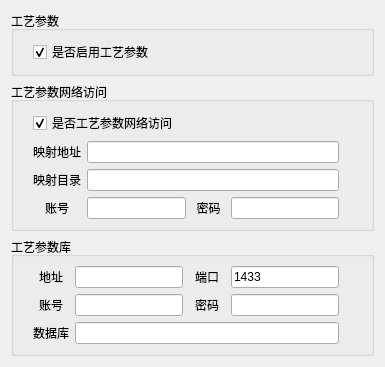
          <widget class="QWidget" name="tabStep_2">
           <attribute name="title">
            <string>Step2.工艺参数</string>
           </attribute>
           <layout class="QVBoxLayout" name="verticalLayout_10" stretch="1,4,3">
            <item>
             <widget class="QGroupBox" name="dep_group_5">
              <property name="title">
               <string>工艺参数</string>
              </property>
              <layout class="QHBoxLayout" name="horizontalLayout_20">
               <item>
                <layout class="QGridLayout" name="gridLayout_19" columnstretch="1,0,0">
                 <property name="leftMargin">
                  <number>10</number>
                 </property>
                 <property name="rightMargin">
                  <number>10</number>
                 </property>
                 <item row="0" column="0" colspan="2">
                  <widget class="QCheckBox" name="dep_input_24">
                   <property name="text">
                    <string>是否启用工艺参数</string>
                   </property>
                   <property name="checked">
                    <bool>true</bool>
                   </property>
                  </widget>
                 </item>
                 <item row="0" column="2">
                  <widget class="QLabel" name="help_15">
                   <property name="maximumSize">
                    <size>
                     <width>20</width>
                     <height>20</height>
                    </size>
                   </property>
                   <property name="text">
                    <string/>
                   </property>
                   <property name="pixmap">
                    <pixmap resource="resoure.qrc">:/icon/help.png</pixmap>
                   </property>
                   <property name="scaledContents">
                    <bool>true</bool>
                   </property>
                  </widget>
                 </item>
                </layout>
               </item>
              </layout>
             </widget>
            </item>
            <item>
             <widget class="QGroupBox" name="dep_group_6">
              <property name="title">
               <string>工艺参数网络访问</string>
              </property>
              <layout class="QHBoxLayout" name="horizontalLayout_21">
               <item>
                <layout class="QGridLayout" name="gridLayout_20" columnstretch="1,3,1,0,0">
                 <property name="leftMargin">
                  <number>10</number>
                 </property>
                 <property name="rightMargin">
                  <number>10</number>
                 </property>
                 <item row="3" column="2">
                  <widget class="QLabel" name="labelText_26">
                   <property name="text">
                    <string>密码</string>
                   </property>
                   <property name="alignment">
                    <set>Qt::AlignCenter</set>
                   </property>
                  </widget>
                 </item>
                 <item row="2" column="4">
                  <widget class="QLabel" name="help_18">
                   <property name="maximumSize">
                    <size>
                     <width>20</width>
                     <height>20</height>
                    </size>
                   </property>
                   <property name="text">
                    <string/>
                   </property>
                   <property name="pixmap">
                    <pixmap resource="resoure.qrc">:/icon/help.png</pixmap>
                   </property>
                   <property name="scaledContents">
                    <bool>true</bool>
                   </property>
                  </widget>
                 </item>
                 <item row="3" column="0">
                  <widget class="QLabel" name="labelText_25">
                   <property name="text">
                    <string>账号</string>
                   </property>
                   <property name="alignment">
                    <set>Qt::AlignCenter</set>
                   </property>
                  </widget>
                 </item>
                 <item row="2" column="0">
                  <widget class="QLabel" name="labelText_24">
                   <property name="text">
                    <string>映射目录</string>
                   </property>
                   <property name="alignment">
                    <set>Qt::AlignCenter</set>
                   </property>
                  </widget>
                 </item>
                 <item row="3" column="4">
                  <widget class="QLabel" name="help_19">
                   <property name="maximumSize">
                    <size>
                     <width>20</width>
                     <height>20</height>
                    </size>
                   </property>
                   <property name="text">
                    <string/>
                   </property>
                   <property name="pixmap">
                    <pixmap resource="resoure.qrc">:/icon/help.png</pixmap>
                   </property>
                   <property name="scaledContents">
                    <bool>true</bool>
                   </property>
                  </widget>
                 </item>
                 <item row="1" column="0">
                  <widget class="QLabel" name="labelText_23">
                   <property name="text">
                    <string>映射地址</string>
                   </property>
                   <property name="alignment">
                    <set>Qt::AlignCenter</set>
                   </property>
                  </widget>
                 </item>
                 <item row="1" column="4">
                  <widget class="QLabel" name="help_17">
                   <property name="maximumSize">
                    <size>
                     <width>20</width>
                     <height>20</height>
                    </size>
                   </property>
                   <property name="text">
                    <string/>
                   </property>
                   <property name="pixmap">
                    <pixmap resource="resoure.qrc">:/icon/help.png</pixmap>
                   </property>
                   <property name="scaledContents">
                    <bool>true</bool>
                   </property>
                  </widget>
                 </item>
                 <item row="3" column="1">
                  <widget class="QLineEdit" name="dep_input_28"/>
                 </item>
                 <item row="3" column="3">
                  <widget class="QLineEdit" name="dep_input_29"/>
                 </item>
                 <item row="1" column="1" colspan="3">
                  <widget class="QLineEdit" name="dep_input_26"/>
                 </item>
                 <item row="2" column="1" colspan="3">
                  <widget class="QLineEdit" name="dep_input_27"/>
                 </item>
                 <item row="0" column="0" colspan="4">
                  <widget class="QCheckBox" name="dep_input_25">
                   <property name="text">
                    <string>是否工艺参数网络访问</string>
                   </property>
                   <property name="checked">
                    <bool>true</bool>
                   </property>
                  </widget>
                 </item>
                 <item row="0" column="4">
                  <widget class="QLabel" name="help_16">
                   <property name="maximumSize">
                    <size>
                     <width>20</width>
                     <height>20</height>
                    </size>
                   </property>
                   <property name="text">
                    <string/>
                   </property>
                   <property name="pixmap">
                    <pixmap resource="resoure.qrc">:/icon/help.png</pixmap>
                   </property>
                   <property name="scaledContents">
                    <bool>true</bool>
                   </property>
                  </widget>
                 </item>
                </layout>
               </item>
              </layout>
             </widget>
            </item>
            <item>
             <widget class="QGroupBox" name="dep_group_7">
              <property name="title">
               <string>工艺参数库</string>
              </property>
              <layout class="QHBoxLayout" name="horizontalLayout_22">
               <item>
                <layout class="QGridLayout" name="gridLayout_21" rowstretch="0,0,0" columnstretch="1,3,1,0,0">
                 <property name="leftMargin">
                  <number>10</number>
                 </property>
                 <property name="rightMargin">
                  <number>10</number>
                 </property>
                 <item row="2" column="4">
                  <widget class="QLabel" name="help_22">
                   <property name="maximumSize">
                    <size>
                     <width>20</width>
                     <height>20</height>
                    </size>
                   </property>
                   <property name="text">
                    <string/>
                   </property>
                   <property name="pixmap">
                    <pixmap resource="resoure.qrc">:/icon/help.png</pixmap>
                   </property>
                   <property name="scaledContents">
                    <bool>true</bool>
                   </property>
                  </widget>
                 </item>
                 <item row="2" column="1" colspan="3">
                  <widget class="QLineEdit" name="dep_input_34"/>
                 </item>
                 <item row="1" column="4">
                  <widget class="QLabel" name="help_21">
                   <property name="maximumSize">
                    <size>
                     <width>20</width>
                     <height>20</height>
                    </size>
                   </property>
                   <property name="text">
                    <string/>
                   </property>
                   <property name="pixmap">
                    <pixmap resource="resoure.qrc">:/icon/help.png</pixmap>
                   </property>
                   <property name="scaledContents">
                    <bool>true</bool>
                   </property>
                  </widget>
                 </item>
                 <item row="0" column="1">
                  <widget class="QLineEdit" name="dep_input_30">
                   <property name="text">
                    <string/>
                   </property>
                  </widget>
                 </item>
                 <item row="0" column="4">
                  <widget class="QLabel" name="help_20">
                   <property name="maximumSize">
                    <size>
                     <width>20</width>
                     <height>20</height>
                    </size>
                   </property>
                   <property name="text">
                    <string/>
                   </property>
                   <property name="pixmap">
                    <pixmap resource="resoure.qrc">:/icon/help.png</pixmap>
                   </property>
                   <property name="scaledContents">
                    <bool>true</bool>
                   </property>
                  </widget>
                 </item>
                 <item row="1" column="3">
                  <widget class="QLineEdit" name="dep_input_33"/>
                 </item>
                 <item row="1" column="0">
                  <widget class="QLabel" name="labelText_29">
                   <property name="text">
                    <string>账号</string>
                   </property>
                   <property name="alignment">
                    <set>Qt::AlignCenter</set>
                   </property>
                  </widget>
                 </item>
                 <item row="1" column="2">
                  <widget class="QLabel" name="labelText_30">
                   <property name="text">
                    <string>密码</string>
                   </property>
                   <property name="alignment">
                    <set>Qt::AlignCenter</set>
                   </property>
                  </widget>
                 </item>
                 <item row="0" column="3">
                  <widget class="QLineEdit" name="dep_input_31">
                   <property name="text">
                    <string>1433</string>
                   </property>
                  </widget>
                 </item>
                 <item row="2" column="0">
                  <widget class="QLabel" name="labelText_31">
                   <property name="text">
                    <string>数据库</string>
                   </property>
                   <property name="alignment">
                    <set>Qt::AlignCenter</set>
                   </property>
                  </widget>
                 </item>
                 <item row="1" column="1">
                  <widget class="QLineEdit" name="dep_input_32"/>
                 </item>
                 <item row="0" column="2">
                  <widget class="QLabel" name="labelText_28">
                   <property name="text">
                    <string>端口</string>
                   </property>
                   <property name="alignment">
                    <set>Qt::AlignCenter</set>
                   </property>
                  </widget>
                 </item>
                 <item row="0" column="0">
                  <widget class="QLabel" name="labelText_27">
                   <property name="text">
                    <string>地址</string>
                   </property>
                   <property name="alignment">
                    <set>Qt::AlignCenter</set>
                   </property>
                  </widget>
                 </item>
                </layout>
               </item>
              </layout>
             </widget>
            </item>
           </layout>
          </widget>
